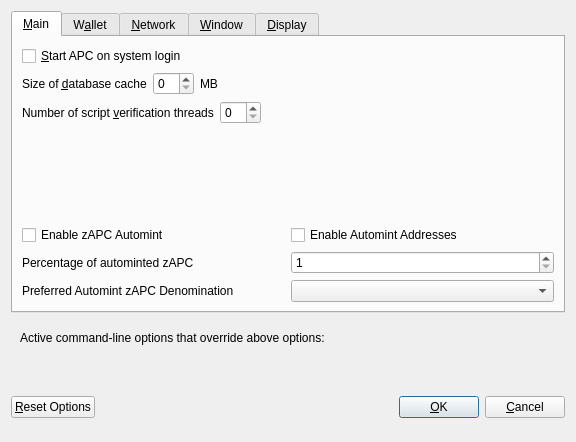
<?xml version="1.0" encoding="UTF-8"?>
<ui version="4.0">
 <class>OptionsDialog</class>
 <widget class="QDialog" name="OptionsDialog">
  <property name="geometry">
   <rect>
    <x>0</x>
    <y>0</y>
    <width>576</width>
    <height>442</height>
   </rect>
  </property>
  <property name="windowTitle">
   <string>Options</string>
  </property>
  <property name="modal">
   <bool>true</bool>
  </property>
  <layout class="QVBoxLayout" name="verticalLayout">
   <item>
    <widget class="QTabWidget" name="tabWidget">
     <property name="currentIndex">
      <number>0</number>
     </property>
     <widget class="QWidget" name="tabMain">
      <attribute name="title">
       <string>&amp;Main</string>
      </attribute>
      <layout class="QVBoxLayout" name="verticalLayout_Main">
       <item>
        <widget class="QCheckBox" name="bitcoinAtStartup">
         <property name="toolTip">
          <string>Automatically start APC after logging in to the system.</string>
         </property>
         <property name="text">
          <string>&amp;Start APC on system login</string>
         </property>
        </widget>
       </item>
       <item>
        <layout class="QHBoxLayout" name="horizontalLayout_2_Main">
         <item>
          <widget class="QLabel" name="databaseCacheLabel">
           <property name="text">
            <string>Size of &amp;database cache</string>
           </property>
           <property name="textFormat">
            <enum>Qt::PlainText</enum>
           </property>
           <property name="buddy">
            <cstring>databaseCache</cstring>
           </property>
          </widget>
         </item>
         <item>
          <widget class="QSpinBox" name="databaseCache"/>
         </item>
         <item>
          <widget class="QLabel" name="databaseCacheUnitLabel">
           <property name="text">
            <string>MB</string>
           </property>
           <property name="textFormat">
            <enum>Qt::PlainText</enum>
           </property>
          </widget>
         </item>
         <item>
          <spacer name="horizontalSpacer_2_Main">
           <property name="orientation">
            <enum>Qt::Horizontal</enum>
           </property>
           <property name="sizeHint" stdset="0">
            <size>
             <width>40</width>
             <height>20</height>
            </size>
           </property>
          </spacer>
         </item>
        </layout>
       </item>
       <item>
        <layout class="QHBoxLayout" name="horizontalLayout_3_Main">
         <item>
          <widget class="QLabel" name="threadsScriptVerifLabel">
           <property name="text">
            <string>Number of script &amp;verification threads</string>
           </property>
           <property name="textFormat">
            <enum>Qt::PlainText</enum>
           </property>
           <property name="buddy">
            <cstring>threadsScriptVerif</cstring>
           </property>
          </widget>
         </item>
         <item>
          <widget class="QSpinBox" name="threadsScriptVerif">
           <property name="toolTip">
            <string>(0 = auto, &lt;0 = leave that many cores free)</string>
           </property>
          </widget>
         </item>
         <item>
          <spacer name="horizontalSpacer_3_Main">
           <property name="orientation">
            <enum>Qt::Horizontal</enum>
           </property>
           <property name="sizeHint" stdset="0">
            <size>
             <width>40</width>
             <height>20</height>
            </size>
           </property>
          </spacer>
         </item>
        </layout>
       </item>
       <item>
        <spacer name="verticalSpacer_2">
         <property name="orientation">
          <enum>Qt::Vertical</enum>
         </property>
         <property name="sizeHint" stdset="0">
          <size>
           <width>20</width>
           <height>40</height>
          </size>
         </property>
        </spacer>
       </item>
       <item>
        <widget class="QWidget" name="verticalZpivOptionsWidget" native="true">
         <layout class="QVBoxLayout" name="verticalZpivOptionsLayout">
          <property name="margin">
           <number>0</number>
          </property>
          <item>
           <layout class="QHBoxLayout" name="horizontalAutomintingLayout">
            <item>
             <widget class="QCheckBox" name="checkBoxZeromintEnable">
              <property name="toolTip">
               <string>Enable automatic minting of APC units to zAPC</string>
              </property>
              <property name="layoutDirection">
               <enum>Qt::LeftToRight</enum>
              </property>
              <property name="text">
               <string>Enable zAPC Automint</string>
              </property>
             </widget>
            </item>
            <item>
             <widget class="QCheckBox" name="checkBoxZeromintAddresses">
              <property name="toolTip">
               <string>Enable automatic zAPC minting from specific addresses</string>
              </property>
              <property name="layoutDirection">
               <enum>Qt::LeftToRight</enum>
              </property>
              <property name="text">
               <string>Enable Automint Addresses</string>
              </property>
             </widget>
            </item>
           </layout>
          </item>
          <item>
           <layout class="QHBoxLayout" name="horizontalZmintPercentageLayout">
            <item>
             <widget class="QLabel" name="percentage_label">
              <property name="toolTip">
               <string>Percentage of incoming APC which get automatically converted to zAPC via Zerocoin Protocol (min: 10%)</string>
              </property>
              <property name="text">
               <string>Percentage of autominted zAPC</string>
              </property>
             </widget>
            </item>
            <item>
             <widget class="QSpinBox" name="zeromintPercentage">
              <property name="minimum">
               <number>1</number>
              </property>
              <property name="maximum">
               <number>100</number>
              </property>
             </widget>
            </item>
           </layout>
          </item>
          <item>
           <layout class="QHBoxLayout" name="horizontalLayout" stretch="0,0">
            <property name="sizeConstraint">
             <enum>QLayout::SetFixedSize</enum>
            </property>
            <item>
             <widget class="QLabel" name="labelPreferredDenom">
              <property name="maximumSize">
               <size>
                <width>16777215</width>
                <height>16777215</height>
               </size>
              </property>
              <property name="toolTip">
               <string>Wait with automatic conversion to Zerocoin until enough APC for this denomination is available</string>
              </property>
              <property name="text">
               <string>Preferred Automint zAPC Denomination</string>
              </property>
             </widget>
            </item>
            <item>
             <widget class="QComboBox" name="preferredDenom">
              <property name="maximumSize">
               <size>
                <width>16777215</width>
                <height>27</height>
               </size>
              </property>
              <property name="toolTip">
               <string>Wait with automatic conversion to Zerocoin until enough APC for this denomination is available</string>
              </property>
              <property name="maxVisibleItems">
               <number>9</number>
              </property>
              <property name="maxCount">
               <number>9</number>
              </property>
             </widget>
            </item>
           </layout>
          </item>
         </layout>
        </widget>
       </item>
      </layout>
     </widget>
     <widget class="QWidget" name="tabWallet">
      <attribute name="title">
       <string>W&amp;allet</string>
      </attribute>
      <layout class="QVBoxLayout" name="verticalLayout_Wallet">
       <item>
        <layout class="QHBoxLayout" name="horizontalLayout_2_Wallet">
         <item>
          <widget class="QLabel" name="labelStakeSplitThresholdText">
           <property name="text">
            <string>Stake split threshold:</string>
           </property>
          </widget>
         </item>
         <item>
          <widget class="QSpinBox" name="spinBoxStakeSplitThreshold">
           <property name="minimum">
            <number>1</number>
           </property>
           <property name="maximum">
            <number>999999</number>
           </property>
          </widget>
         </item>
        </layout>
       </item>
       <item>
        <widget class="QGroupBox" name="groupBox">
         <property name="title">
          <string>Expert</string>
         </property>
         <layout class="QVBoxLayout" name="verticalLayout_2">
          <item>
           <widget class="QCheckBox" name="coinControlFeatures">
            <property name="toolTip">
             <string>Whether to show coin control features or not.</string>
            </property>
            <property name="text">
             <string>Enable coin &amp;control features</string>
            </property>
           </widget>
          </item>
          <item>
           <widget class="QCheckBox" name="showMasternodesTab">
            <property name="toolTip">
             <string>Show additional tab listing all your masternodes in first sub-tab&lt;br/&gt;and all masternodes on the network in second sub-tab.</string>
            </property>
            <property name="text">
             <string>Show Masternodes Tab</string>
            </property>
           </widget>
          </item>
          <item>
           <widget class="QCheckBox" name="spendZeroConfChange">
            <property name="toolTip">
             <string>If you disable the spending of unconfirmed change, the change from a transaction&lt;br/&gt;cannot be used until that transaction has at least one confirmation.&lt;br/&gt;This also affects how your balance is computed.</string>
            </property>
            <property name="text">
             <string>&amp;Spend unconfirmed change</string>
            </property>
           </widget>
          </item>
         </layout>
        </widget>
       </item>
       <item>
        <spacer name="verticalSpacer_Wallet">
         <property name="orientation">
          <enum>Qt::Vertical</enum>
         </property>
         <property name="sizeHint" stdset="0">
          <size>
           <width>20</width>
           <height>40</height>
          </size>
         </property>
        </spacer>
       </item>
      </layout>
     </widget>
     <widget class="QWidget" name="tabNetwork">
      <attribute name="title">
       <string>&amp;Network</string>
      </attribute>
      <layout class="QVBoxLayout" name="verticalLayout_Network">
       <item>
        <widget class="QCheckBox" name="mapPortUpnp">
         <property name="toolTip">
          <string>Automatically open the APC client port on the router. This only works when your router supports UPnP and it is enabled.</string>
         </property>
         <property name="text">
          <string>Map port using &amp;UPnP</string>
         </property>
        </widget>
       </item>
       <item>
        <widget class="QCheckBox" name="allowIncoming">
         <property name="toolTip">
          <string>Accept connections from outside</string>
         </property>
         <property name="text">
          <string>Allow incoming connections</string>
         </property>
        </widget>
       </item>
       <item>
        <widget class="QCheckBox" name="connectSocks">
         <property name="toolTip">
          <string>Connect to the APC network through a SOCKS5 proxy.</string>
         </property>
         <property name="text">
          <string>&amp;Connect through SOCKS5 proxy (default proxy):</string>
         </property>
        </widget>
       </item>
       <item>
        <layout class="QHBoxLayout" name="horizontalLayout_1_Network">
         <item>
          <widget class="QLabel" name="proxyIpLabel">
           <property name="text">
            <string>Proxy &amp;IP:</string>
           </property>
           <property name="textFormat">
            <enum>Qt::PlainText</enum>
           </property>
           <property name="buddy">
            <cstring>proxyIp</cstring>
           </property>
          </widget>
         </item>
         <item>
          <widget class="QValidatedLineEdit" name="proxyIp">
           <property name="minimumSize">
            <size>
             <width>140</width>
             <height>0</height>
            </size>
           </property>
           <property name="maximumSize">
            <size>
             <width>140</width>
             <height>16777215</height>
            </size>
           </property>
           <property name="toolTip">
            <string>IP address of the proxy (e.g. IPv4: 127.0.0.1 / IPv6: ::1)</string>
           </property>
          </widget>
         </item>
         <item>
          <widget class="QLabel" name="proxyPortLabel">
           <property name="text">
            <string>&amp;Port:</string>
           </property>
           <property name="textFormat">
            <enum>Qt::PlainText</enum>
           </property>
           <property name="buddy">
            <cstring>proxyPort</cstring>
           </property>
          </widget>
         </item>
         <item>
          <widget class="QLineEdit" name="proxyPort">
           <property name="minimumSize">
            <size>
             <width>55</width>
             <height>0</height>
            </size>
           </property>
           <property name="maximumSize">
            <size>
             <width>55</width>
             <height>16777215</height>
            </size>
           </property>
           <property name="toolTip">
            <string>Port of the proxy (e.g. 9050)</string>
           </property>
          </widget>
         </item>
         <item>
          <spacer name="horizontalSpacer_1_Network">
           <property name="orientation">
            <enum>Qt::Horizontal</enum>
           </property>
           <property name="sizeHint" stdset="0">
            <size>
             <width>40</width>
             <height>20</height>
            </size>
           </property>
          </spacer>
         </item>
        </layout>
       </item>
       <item>
        <spacer name="verticalSpacer_Network">
         <property name="orientation">
          <enum>Qt::Vertical</enum>
         </property>
         <property name="sizeHint" stdset="0">
          <size>
           <width>20</width>
           <height>40</height>
          </size>
         </property>
        </spacer>
       </item>
      </layout>
     </widget>
     <widget class="QWidget" name="tabWindow">
      <attribute name="title">
       <string>&amp;Window</string>
      </attribute>
      <layout class="QVBoxLayout" name="verticalLayout_Window">
       <item>
        <widget class="QCheckBox" name="minimizeToTray">
         <property name="toolTip">
          <string>Show only a tray icon after minimizing the window.</string>
         </property>
         <property name="text">
          <string>&amp;Minimize to the tray instead of the taskbar</string>
         </property>
        </widget>
       </item>
       <item>
        <widget class="QCheckBox" name="minimizeOnClose">
         <property name="toolTip">
          <string>Minimize instead of exit the application when the window is closed. When this option is enabled, the application will be closed only after selecting Quit in the menu.</string>
         </property>
         <property name="text">
          <string>M&amp;inimize on close</string>
         </property>
        </widget>
       </item>
       <item>
        <spacer name="verticalSpacer_Window">
         <property name="orientation">
          <enum>Qt::Vertical</enum>
         </property>
         <property name="sizeHint" stdset="0">
          <size>
           <width>20</width>
           <height>40</height>
          </size>
         </property>
        </spacer>
       </item>
      </layout>
     </widget>
     <widget class="QWidget" name="tabDisplay">
      <attribute name="title">
       <string>&amp;Display</string>
      </attribute>
      <layout class="QVBoxLayout" name="verticalLayout_Display">
       <item>
        <layout class="QHBoxLayout" name="horizontalLayout_1_Display">
         <item>
          <widget class="QLabel" name="langLabel">
           <property name="text">
            <string>User Interface &amp;language:</string>
           </property>
           <property name="textFormat">
            <enum>Qt::PlainText</enum>
           </property>
           <property name="buddy">
            <cstring>lang</cstring>
           </property>
          </widget>
         </item>
         <item>
          <widget class="QValueComboBox" name="lang">
           <property name="toolTip">
            <string>The user interface language can be set here. This setting will take effect after restarting APC.</string>
           </property>
          </widget>
         </item>
        </layout>
       </item>
       <item>
        <widget class="QLabel" name="label_3">
         <property name="toolTip">
          <string notr="true"/>
         </property>
         <property name="statusTip">
          <string notr="true"/>
         </property>
         <property name="whatsThis">
          <string notr="true"/>
         </property>
         <property name="accessibleName">
          <string notr="true"/>
         </property>
         <property name="text">
          <string>Language missing or translation incomplete? Help contributing translations here:
https://discord.gg/CqMAXXBWFj</string>
         </property>
         <property name="wordWrap">
          <bool>true</bool>
         </property>
         <property name="openExternalLinks">
          <bool>true</bool>
         </property>
         <property name="textInteractionFlags">
          <set>Qt::TextBrowserInteraction</set>
         </property>
        </widget>
       </item>
       <item>
        <layout class="QHBoxLayout" name="horizontalLayout_2_Display" stretch="0,0">
         <item>
          <widget class="QLabel" name="themeLabel">
           <property name="text">
            <string>User Interface Theme:</string>
           </property>
          </widget>
         </item>
         <item>
          <widget class="QValueComboBox" name="theme"/>
         </item>
        </layout>
       </item>
       <item>
        <widget class="QWidget" name="verticalZpivDisplayWidget" native="true">
         <layout class="QVBoxLayout" name="verticalZpivDisplayLayout">
          <property name="margin">
           <number>0</number>
          </property>
          <item>
           <widget class="Line" name="line">
            <property name="orientation">
             <enum>Qt::Horizontal</enum>
            </property>
           </widget>
          </item>
          <item>
           <layout class="QHBoxLayout" name="horizontalLayout_3_Display">
            <item>
             <widget class="QLabel" name="unitLabel">
              <property name="text">
               <string>Unit to show amounts in:</string>
              </property>
              <property name="textFormat">
               <enum>Qt::PlainText</enum>
              </property>
             </widget>
            </item>
            <item>
             <widget class="QValueComboBox" name="unit">
              <property name="toolTip">
               <string>Choose the default subdivision unit to show in the interface and when sending coins.</string>
              </property>
             </widget>
            </item>
           </layout>
          </item>
          <item>
           <layout class="QHBoxLayout" name="horizontalLayout_4_Display">
            <item>
             <widget class="QLabel" name="digitsLabel">
              <property name="text">
               <string>Decimal digits</string>
              </property>
             </widget>
            </item>
            <item>
             <widget class="QValueComboBox" name="digits"/>
            </item>
           </layout>
          </item>
          <item>
           <layout class="QHBoxLayout" name="horizontalLayout_5_Display">
            <item>
             <widget class="QCheckBox" name="checkBoxHideZeroBalances">
              <property name="toolTip">
               <string>Hide empty balances</string>
              </property>
              <property name="layoutDirection">
               <enum>Qt::LeftToRight</enum>
              </property>
              <property name="text">
               <string>Hide empty balances</string>
              </property>
             </widget>
            </item>
            <item>
             <widget class="QCheckBox" name="checkBoxHideOrphans">
              <property name="toolTip">
               <string>Hide orphan stakes in transaction lists</string>
              </property>
              <property name="text">
               <string>Hide orphan stakes</string>
              </property>
             </widget>
            </item>
            <item>
             <spacer name="horizontalSpacer">
              <property name="orientation">
               <enum>Qt::Horizontal</enum>
              </property>
              <property name="sizeHint" stdset="0">
               <size>
                <width>40</width>
                <height>20</height>
               </size>
              </property>
             </spacer>
            </item>
           </layout>
          </item>
          <item>
           <layout class="QHBoxLayout" name="horizontalLayout_6_Display">
            <item>
             <widget class="QLabel" name="thirdPartyTxUrlsLabel">
              <property name="toolTip">
               <string>Third party URLs (e.g. a block explorer) that appear in the transactions tab as context menu items. %s in the URL is replaced by transaction hash. Multiple URLs are separated by vertical bar |.</string>
              </property>
              <property name="text">
               <string>Third party transaction URLs</string>
              </property>
             </widget>
            </item>
            <item>
             <widget class="QLineEdit" name="thirdPartyTxUrls">
              <property name="toolTip">
               <string>Third party URLs (e.g. a block explorer) that appear in the transactions tab as context menu items. %s in the URL is replaced by transaction hash. Multiple URLs are separated by vertical bar |.</string>
              </property>
             </widget>
            </item>
           </layout>
          </item>
         </layout>
        </widget>
       </item>
       <item>
        <spacer name="verticalSpacer">
         <property name="orientation">
          <enum>Qt::Vertical</enum>
         </property>
         <property name="sizeHint" stdset="0">
          <size>
           <width>20</width>
           <height>40</height>
          </size>
         </property>
        </spacer>
       </item>
      </layout>
     </widget>
    </widget>
   </item>
   <item>
    <widget class="QFrame" name="frame">
     <layout class="QVBoxLayout" name="verticalLayout_Bottom">
      <item>
       <layout class="QHBoxLayout" name="horizontalLayout_Bottom">
        <item>
         <widget class="QLabel" name="overriddenByCommandLineInfoLabel">
          <property name="text">
           <string>Active command-line options that override above options:</string>
          </property>
          <property name="textFormat">
           <enum>Qt::PlainText</enum>
          </property>
         </widget>
        </item>
        <item>
         <spacer name="horizontalSpacer_Bottom">
          <property name="orientation">
           <enum>Qt::Horizontal</enum>
          </property>
          <property name="sizeHint" stdset="0">
           <size>
            <width>40</width>
            <height>20</height>
           </size>
          </property>
         </spacer>
        </item>
       </layout>
      </item>
      <item>
       <widget class="QLabel" name="overriddenByCommandLineLabel">
        <property name="text">
         <string/>
        </property>
        <property name="textFormat">
         <enum>Qt::PlainText</enum>
        </property>
        <property name="wordWrap">
         <bool>true</bool>
        </property>
       </widget>
      </item>
     </layout>
    </widget>
   </item>
   <item>
    <layout class="QHBoxLayout" name="horizontalLayout_Buttons">
     <item>
      <widget class="QPushButton" name="resetButton">
       <property name="toolTip">
        <string>Reset all client options to default.</string>
       </property>
       <property name="text">
        <string>&amp;Reset Options</string>
       </property>
       <property name="autoDefault">
        <bool>false</bool>
       </property>
      </widget>
     </item>
     <item>
      <spacer name="horizontalSpacer_1">
       <property name="orientation">
        <enum>Qt::Horizontal</enum>
       </property>
       <property name="sizeHint" stdset="0">
        <size>
         <width>40</width>
         <height>48</height>
        </size>
       </property>
      </spacer>
     </item>
     <item>
      <widget class="QLabel" name="statusLabel">
       <property name="minimumSize">
        <size>
         <width>200</width>
         <height>0</height>
        </size>
       </property>
       <property name="font">
        <font>
         <weight>75</weight>
         <bold>true</bold>
        </font>
       </property>
       <property name="text">
        <string/>
       </property>
       <property name="textFormat">
        <enum>Qt::PlainText</enum>
       </property>
       <property name="wordWrap">
        <bool>true</bool>
       </property>
      </widget>
     </item>
     <item>
      <spacer name="horizontalSpacer_2">
       <property name="orientation">
        <enum>Qt::Horizontal</enum>
       </property>
       <property name="sizeHint" stdset="0">
        <size>
         <width>40</width>
         <height>48</height>
        </size>
       </property>
      </spacer>
     </item>
     <item>
      <widget class="QPushButton" name="okButton">
       <property name="text">
        <string>&amp;OK</string>
       </property>
       <property name="autoDefault">
        <bool>false</bool>
       </property>
       <property name="default">
        <bool>true</bool>
       </property>
      </widget>
     </item>
     <item>
      <widget class="QPushButton" name="cancelButton">
       <property name="text">
        <string>&amp;Cancel</string>
       </property>
       <property name="autoDefault">
        <bool>false</bool>
       </property>
      </widget>
     </item>
    </layout>
   </item>
  </layout>
 </widget>
 <customwidgets>
  <customwidget>
   <class>QValidatedLineEdit</class>
   <extends>QLineEdit</extends>
   <header>qvalidatedlineedit.h</header>
  </customwidget>
  <customwidget>
   <class>QValueComboBox</class>
   <extends>QComboBox</extends>
   <header>qvaluecombobox.h</header>
  </customwidget>
 </customwidgets>
 <resources/>
 <connections/>
</ui>
